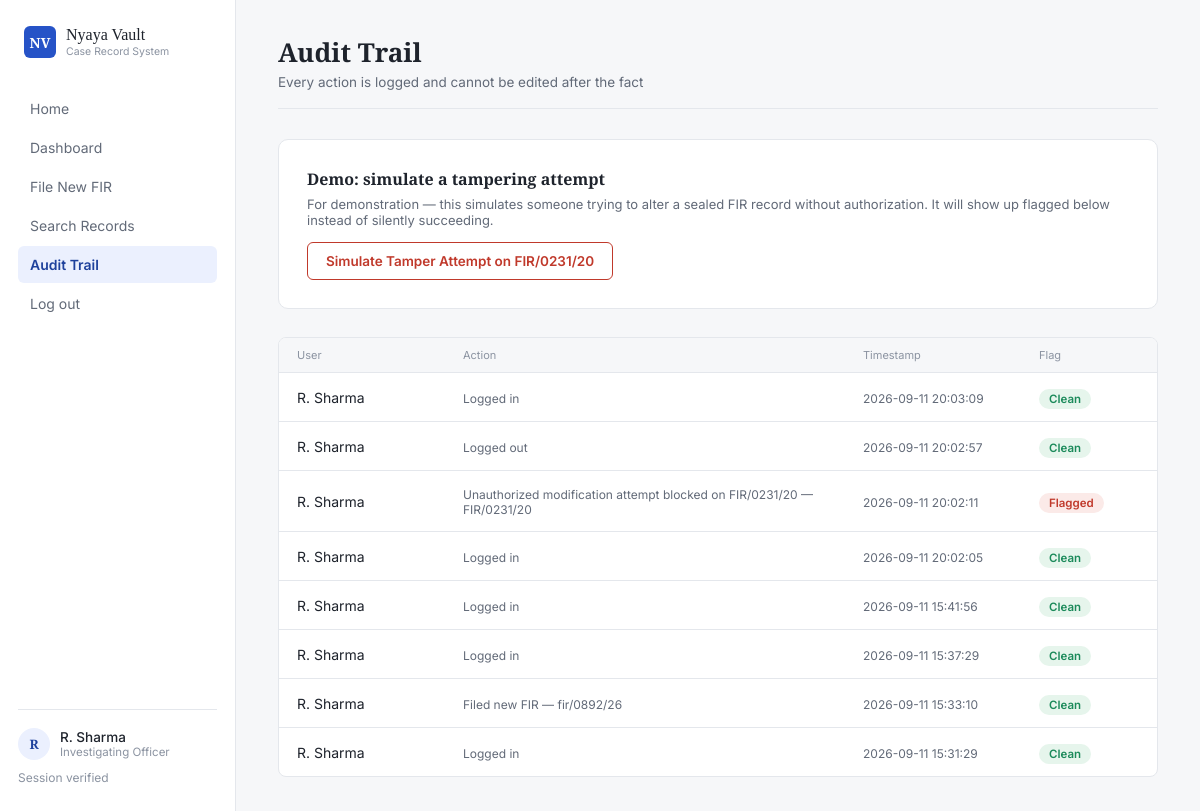
The app's page /audit (signed in) with its own data.
### tables this page shows
CREATE TABLE audit_log (
            id INTEGER PRIMARY KEY AUTOINCREMENT,
            user_name TEXT,
            action TEXT,
            reference TEXT,
            timestamp TEXT,
            flagged INTEGER DEFAULT 0
        );

### app.py (the view)
    def wrapper(*args, **kwargs):
        if "user_id" not in session:
            return redirect(url_for("login"))
        return view_func(*args, **kwargs)

### app.py (called while the page is built)
def get_db():
    conn = sqlite3.connect(DB_PATH)
    conn.row_factory = sqlite3.Row
    return conn

def login_required(view_func):
    def wrapper(*args, **kwargs):
        if "user_id" not in session:
            return redirect(url_for("login"))
        return view_func(*args, **kwargs)
    wrapper.__name__ = view_func.__name__
    return wrapper

@app.route("/audit")
@login_required
def audit_trail():
    conn = get_db()
    logs = conn.execute("SELECT * FROM audit_log ORDER BY timestamp DESC LIMIT 50").fetchall()
    conn.close()
    return render_template(
        "audit.html", logs=logs,
        user_name=session.get("user_name"),
        user_role=session.get("user_role"),
    )

### templates/audit.html (shortened to what this page needs)
<!DOCTYPE html>
<html lang="en">
<head>
<link rel="stylesheet" href="{{ url_for('static', filename='style.css') }}">
</head>
<body>
<div class="shell">
  <aside class="sidebar">
    <div class="brand">
      <div class="brand-mark">NV</div>
      <div class="brand-text">Nyaya Vault<small>Case Record System</small></div>
    </div>
    <nav class="nav">
      <a href="{{ url_for('home') }}">Home</a>
      <a href="{{ url_for('dashboard') }}">Dashboard</a>
      <a href="{{ url_for('file_fir') }}">File New FIR</a>
      <a href="{{ url_for('search_records') }}">Search Records</a>
      <a href="{{ url_for('audit_trail') }}" class="active">Audit Trail</a>
      <a href="{{ url_for('logout') }}">Log out</a>
    </nav>
    <div class="sidebar-foot">
      <div class="sidebar-user">
        <div class="avatar">{{ user_name[0] if user_name else "U" }}</div>
        <div>
          <div class="sidebar-user-name">{{ user_name }}</div>
          <div class="sidebar-user-role">{{ user_role }}</div>
        </div>
      </div>
      Session verified
    </div>
  </aside>
  <main class="main">
    <div class="topbar">
      <div>
        <div class="page-title">Audit Trail</div>
        <div class="page-sub">Every action is logged and cannot be edited after the fact</div>
      </div>
    </div>
    <div class="form-card" style="max-width: 100%;">
      <h3 style="font-family: var(--serif); font-size: 16px; margin-bottom: 6px;">Demo: simulate a tampering attempt</h3>
      <p style="font-size: 13px; color: var(--ink-soft); margin-bottom: 14px;">
        For demonstration — this simulates someone trying to alter a sealed FIR record without authorization. It will show up flagged below instead of silently succeeding.
      </p>
      <form method="POST" action="{{ url_for('simulate_tamper', case_id=1) }}">
        <button type="submit" class="btn btn-outline" style="border-color:#C0392B; color:#C0392B;">Simulate Tamper Attempt on FIR/0231/20</button>
      </form>
    </div>
    <div class="ledger">
      <div class="ledger-row head" style="grid-template-columns: 150px 1fr 160px 100px;">
        <div>User</div>
        <div>Action</div>
        <div>Timestamp</div>
        <div>Flag</div>
      </div>
      {% for log in logs %}
      <div class="ledger-row" style="grid-template-columns: 150px 1fr 160px 100px;">
        <div class="doc-name">{{ log.user_name }}</div>
        <div class="doc-meta">{{ log.action }}{% if log.reference %} — {{ log.reference }}{% endif %}</div>
        <div class="doc-meta">{{ log.timestamp }}</div>
        <div>
          {% if log.flagged %}
            <span class="status status-flagged">Flagged</span>
          {% else %}
            <span class="status status-pass">Clean</span>
          {% endif %}
        </div>
      </div>
      {% else %}
      <p style="padding:20px 18px; color:var(--ink-soft); font-size:13.5px;">No activity yet.</p>
      {% endfor %}
    </div>
  </main>
</div>
</body>
</html>

### static/style.css (style rules this page uses)
:root { --bg: #F6F7F9; --surface: #FFFFFF; --ink: #1E232C; --ink-soft: #626A78; --ink-faint: #8B93A1; --line: #E4E7EC; --blue: #2653C7; --blue-dark: #1E419C; --blue-tint: #EBF0FE; --green: #1B8A5A; --green-tint: #E6F5EC; --amber: #B7791F; --amber-tint: #FCF3DE; --red: #C0392B; --red-tint: #FBEAE8; --serif: "Source Serif 4", Georgia, serif; --sans: "Inter", -apple-system, BlinkMacSystemFont, sans-serif; --mono: "IBM Plex Mono", ui-monospace, monospace; }
* { box-sizing: border-box; margin: 0; padding: 0; }
body { font-family: var(--sans); background: var(--bg); color: var(--ink); -webkit-font-smoothing: antialiased; }
a { color: inherit; text-decoration: none; }
button { font-family: inherit; cursor: pointer; border: none; }
.shell { display: grid; grid-template-columns: 236px 1fr; min-height: 100vh; }
.sidebar { background: var(--surface); border-right: 1px solid var(--line); padding: 26px 18px; display: flex; flex-direction: column; }
.brand { display: flex; align-items: center; gap: 10px; margin-bottom: 32px; padding: 0 6px; }
.brand-mark { width: 32px; height: 32px; background: var(--blue); border-radius: 6px; display: flex; align-items: center; justify-content: center; font-family: var(--serif); font-weight: 600; color: #fff; font-size: 14px; }
.brand-text { font-family: var(--serif); font-size: 16px; color: var(--ink); line-height: 1.15; }
.brand-text small { display: block; font-family: var(--sans); font-size: 10.5px; color: var(--ink-faint); margin-top: 2px; }
.nav { display: flex; flex-direction: column; gap: 2px; }
.nav a { font-size: 14px; padding: 10px 12px; border-radius: 6px; color: var(--ink-soft); display: flex; align-items: center; gap: 10px; }
.nav a.active { background: var(--blue-tint); color: var(--blue-dark); font-weight: 600; }
.sidebar-foot { margin-top: auto; padding-top: 18px; border-top: 1px solid var(--line); font-size: 12px; color: var(--ink-faint); }
.sidebar-user { display: flex; align-items: center; gap: 10px; margin-bottom: 10px; }
.avatar { width: 32px; height: 32px; border-radius: 50%; background: var(--blue-tint); color: var(--blue-dark); font-family: var(--serif); font-weight: 600; display: flex; align-items: center; justify-content: center; font-size: 13px; }
.sidebar-user-name { color: var(--ink); font-size: 13.5px; font-weight: 500; }
.sidebar-user-role { color: var(--ink-faint); font-size: 11.5px; }
.main { padding: 34px 42px; max-width: 1180px; }
.topbar { display: flex; justify-content: space-between; align-items: flex-end; margin-bottom: 30px; padding-bottom: 18px; border-bottom: 1px solid var(--line); }
.page-title { font-family: var(--serif); font-size: 26px; font-weight: 600; color: var(--ink); }
.page-sub { color: var(--ink-soft); font-size: 13.5px; margin-top: 4px; }
.btn { font-size: 13.5px; padding: 10px 18px; border-radius: 6px; font-weight: 600; }
.btn-outline { background: #fff; border: 1px solid var(--line); color: var(--ink); }
.ledger { background: var(--surface); border: 1px solid var(--line); border-radius: 8px; overflow: hidden; }
.ledger-row { display: grid; grid-template-columns: 110px 1fr 150px 130px 100px; align-items: center; padding: 14px 18px; border-bottom: 1px solid var(--line); gap: 16px; }
.ledger-row:last-child { border-bottom: none; }
.ledger-row.head { font-size: 11px; color: var(--ink-faint); background: var(--bg); padding: 10px 18px; }
.doc-name { font-size: 14px; color: var(--ink); }
.doc-meta { font-size: 12px; color: var(--ink-soft); margin-top: 2px; }
.status { font-size: 11.5px; font-weight: 600; padding: 3px 10px; border-radius: 20px; width: fit-content; }
.status-pass, .status-verified { background: var(--green-tint); color: var(--green); }
.status-flagged { background: var(--red-tint); color: var(--red); }
.form-card { background: var(--surface); border: 1px solid var(--line); border-radius: 10px; padding: 28px; max-width: 640px; margin-bottom: 28px; }

### records on screen
audit_log: user_name "R. Sharma", action "Logged in", timestamp "2026-09-11 20:03:09", flagged "Clean"
audit_log: user_name "R. Sharma", action "Logged out", timestamp "2026-09-11 20:02:57", flagged "Clean"
audit_log: user_name "R. Sharma", action "Unauthorized modification attempt blocked on FIR/0231/20", reference "FIR/0231/20", timestamp "2026-09-11 20:02:11", flagged "Flagged"
audit_log: user_name "R. Sharma", action "Logged in", timestamp "2026-09-11 20:02:05", flagged "Clean"
audit_log: user_name "R. Sharma", action "Logged in", timestamp "2026-09-11 15:41:56", flagged "Clean"
audit_log: user_name "R. Sharma", action "Logged in", timestamp "2026-09-11 15:37:29", flagged "Clean"
audit_log: user_name "R. Sharma", action "Filed new FIR", reference "fir/0892/26", timestamp "2026-09-11 15:33:10", flagged "Clean"
audit_log: user_name "R. Sharma", action "Logged in", timestamp "2026-09-11 15:31:29", flagged "Clean"

### other values on screen
{{ user_name[0] if user_name else "U" }} "R"
{{ user_name }} "R. Sharma"
{{ user_role }} "Investigating Officer"
